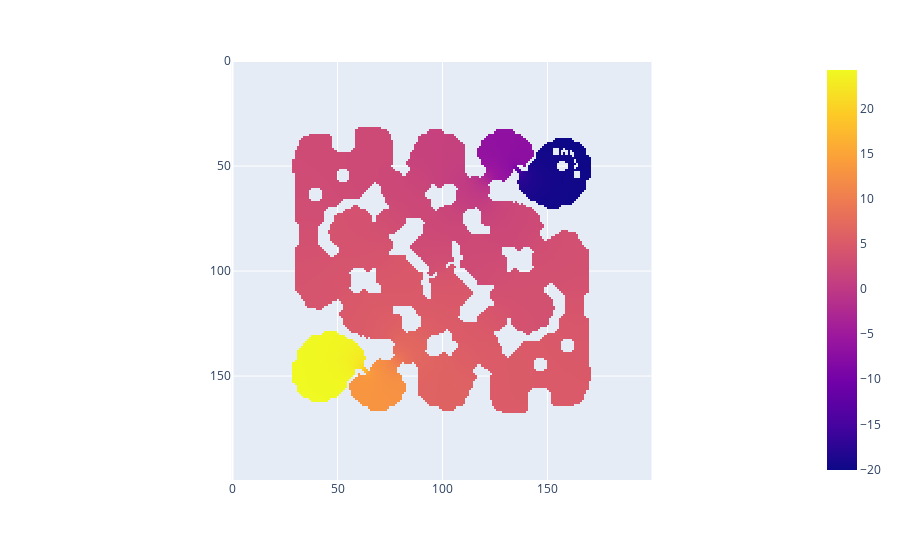

Notebook code for this chart:
### Code cell
x = f.copy()
for _ in range(100):
    x = mg_opt(x, np.zeros_like(x), b)
px.imshow(np.where(b, x, np.nan))

### Figure 1 — Plotly figure (JSON) as saved in the notebook; plotly's stock layout.template omitted (floating-point values rounded to 4 significant figures; data arrays with more than 128 entries replaced by an {"elided": "..."} marker saying what was removed)
{"data": [{"coloraxis": "coloraxis", "hovertemplate": "x: %{x}<br>y: %{y}<br>color: %{z}<extra></extra>", "name": "0", "type": "heatmap", "xaxis": "x", "yaxis": "y", "z": {"elided": "200x200 float values"}}], "layout": {"coloraxis": {"colorscale": [[0, "#0d0887"], [0.1111, "#46039f"], [0.2222, "#7201a8"], [0.3333, "#9c179e"], [0.4444, "#bd3786"], [0.5556, "#d8576b"], [0.6667, "#ed7953"], [0.7778, "#fb9f3a"], [0.8889, "#fdca26"], [1, "#f0f921"]]}, "margin": {"t": 60}, "xaxis": {"anchor": "y", "constrain": "domain", "domain": [0, 1], "scaleanchor": "y"}, "yaxis": {"anchor": "x", "autorange": "reversed", "constrain": "domain", "domain": [0, 1]}}}
